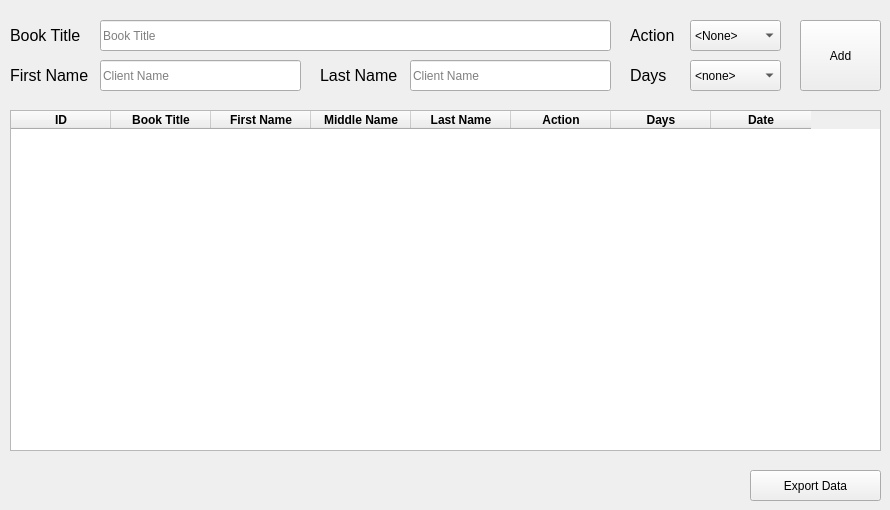
    <widget class="QWidget" name="tab">
     <attribute name="title">
      <string>Operations</string>
     </attribute>
     <widget class="QPushButton" name="pushButton_3">
      <property name="geometry">
       <rect>
        <x>800</x>
        <y>20</y>
        <width>81</width>
        <height>71</height>
       </rect>
      </property>
      <property name="text">
       <string>Add</string>
      </property>
      <property name="icon">
       <iconset resource="icons.qrc">
        <normaloff>:/icons/add.png</normaloff>:/icons/add.png</iconset>
      </property>
     </widget>
     <widget class="QTableWidget" name="tableWidget">
      <property name="geometry">
       <rect>
        <x>10</x>
        <y>110</y>
        <width>871</width>
        <height>341</height>
       </rect>
      </property>
      <property name="editTriggers">
       <set>QAbstractItemView::NoEditTriggers</set>
      </property>
      <property name="alternatingRowColors">
       <bool>true</bool>
      </property>
      <property name="selectionMode">
       <enum>QAbstractItemView::NoSelection</enum>
      </property>
      <property name="selectionBehavior">
       <enum>QAbstractItemView::SelectRows</enum>
      </property>
      <property name="sortingEnabled">
       <bool>true</bool>
      </property>
      <column>
       <property name="text">
        <string>ID</string>
       </property>
       <property name="font">
        <font>
         <weight>75</weight>
         <bold>true</bold>
        </font>
       </property>
      </column>
      <column>
       <property name="text">
        <string>Book Title</string>
       </property>
       <property name="font">
        <font>
         <weight>75</weight>
         <bold>true</bold>
        </font>
       </property>
      </column>
      <column>
       <property name="text">
        <string>First Name</string>
       </property>
       <property name="font">
        <font>
         <weight>75</weight>
         <bold>true</bold>
        </font>
       </property>
      </column>
      <column>
       <property name="text">
        <string>Middle Name</string>
       </property>
       <property name="font">
        <font>
         <weight>75</weight>
         <bold>true</bold>
        </font>
       </property>
      </column>
      <column>
       <property name="text">
        <string>Last Name</string>
       </property>
       <property name="font">
        <font>
         <weight>75</weight>
         <bold>true</bold>
        </font>
       </property>
      </column>
      <column>
       <property name="text">
        <string>Action</string>
       </property>
       <property name="font">
        <font>
         <weight>75</weight>
         <bold>true</bold>
        </font>
       </property>
      </column>
      <column>
       <property name="text">
        <string>Days</string>
       </property>
       <property name="font">
        <font>
         <weight>75</weight>
         <bold>true</bold>
        </font>
       </property>
      </column>
      <column>
       <property name="text">
        <string>Date</string>
       </property>
       <property name="font">
        <font>
         <weight>75</weight>
         <bold>true</bold>
        </font>
       </property>
      </column>
     </widget>
     <widget class="QLineEdit" name="lineEdit">
      <property name="geometry">
       <rect>
        <x>100</x>
        <y>20</y>
        <width>511</width>
        <height>31</height>
       </rect>
      </property>
      <property name="alignment">
       <set>Qt::AlignLeading|Qt::AlignLeft|Qt::AlignVCenter</set>
      </property>
      <property name="dragEnabled">
       <bool>true</bool>
      </property>
      <property name="placeholderText">
       <string>Book Title</string>
      </property>
      <property name="cursorMoveStyle">
       <enum>Qt::VisualMoveStyle</enum>
      </property>
      <property name="clearButtonEnabled">
       <bool>true</bool>
      </property>
     </widget>
     <widget class="QComboBox" name="comboBox">
      <property name="geometry">
       <rect>
        <x>690</x>
        <y>20</y>
        <width>91</width>
        <height>31</height>
       </rect>
      </property>
      <item>
       <property name="text">
        <string>&lt;None&gt;</string>
       </property>
      </item>
      <item>
       <property name="text">
        <string>Retreive</string>
       </property>
      </item>
      <item>
       <property name="text">
        <string>Withdraw</string>
       </property>
      </item>
      <item>
       <property name="text">
        <string>Return</string>
       </property>
      </item>
     </widget>
     <widget class="QComboBox" name="comboBox_2">
      <property name="geometry">
       <rect>
        <x>690</x>
        <y>60</y>
        <width>91</width>
        <height>31</height>
       </rect>
      </property>
      <item>
       <property name="text">
        <string>&lt;none&gt;</string>
       </property>
      </item>
      <item>
       <property name="text">
        <string>1</string>
       </property>
      </item>
      <item>
       <property name="text">
        <string>2</string>
       </property>
      </item>
      <item>
       <property name="text">
        <string>3</string>
       </property>
      </item>
      <item>
       <property name="text">
        <string>4</string>
       </property>
      </item>
      <item>
       <property name="text">
        <string>5</string>
       </property>
      </item>
      <item>
       <property name="text">
        <string>6</string>
       </property>
      </item>
      <item>
       <property name="text">
        <string>7</string>
       </property>
      </item>
      <item>
       <property name="text">
        <string>8</string>
       </property>
      </item>
      <item>
       <property name="text">
        <string>9</string>
       </property>
      </item>
      <item>
       <property name="text">
        <string>10</string>
       </property>
      </item>
      <item>
       <property name="text">
        <string>11</string>
       </property>
      </item>
      <item>
       <property name="text">
        <string>12</string>
       </property>
      </item>
      <item>
       <property name="text">
        <string>13</string>
       </property>
      </item>
      <item>
       <property name="text">
        <string>14</string>
       </property>
      </item>
     </widget>
     <widget class="QLabel" name="label">
      <property name="geometry">
       <rect>
        <x>630</x>
        <y>20</y>
        <width>51</width>
        <height>31</height>
       </rect>
      </property>
      <property name="font">
       <font>
        <pointsize>12</pointsize>
        <weight>50</weight>
        <bold>false</bold>
        <kerning>true</kerning>
       </font>
      </property>
      <property name="text">
       <string>Action</string>
      </property>
     </widget>
     <widget class="QLabel" name="label_2">
      <property name="geometry">
       <rect>
        <x>630</x>
        <y>60</y>
        <width>51</width>
        <height>31</height>
       </rect>
      </property>
      <property name="font">
       <font>
        <pointsize>12</pointsize>
        <weight>50</weight>
        <bold>false</bold>
       </font>
      </property>
      <property name="text">
       <string>Days</string>
      </property>
     </widget>
     <widget class="QLineEdit" name="lineEdit_21">
      <property name="geometry">
       <rect>
        <x>410</x>
        <y>60</y>
        <width>201</width>
        <height>31</height>
       </rect>
      </property>
      <property name="alignment">
       <set>Qt::AlignLeading|Qt::AlignLeft|Qt::AlignVCenter</set>
      </property>
      <property name="dragEnabled">
       <bool>true</bool>
      </property>
      <property name="placeholderText">
       <string>Client Name</string>
      </property>
      <property name="cursorMoveStyle">
       <enum>Qt::VisualMoveStyle</enum>
      </property>
      <property name="clearButtonEnabled">
       <bool>true</bool>
      </property>
     </widget>
     <widget class="QPushButton" name="pushButton_36">
      <property name="geometry">
       <rect>
        <x>750</x>
        <y>470</y>
        <width>131</width>
        <height>31</height>
       </rect>
      </property>
      <property name="text">
       <string>Export Data</string>
      </property>
      <property name="icon">
       <iconset resource="icons.qrc">
        <normaloff>:/icons/export.png</normaloff>:/icons/export.png</iconset>
      </property>
     </widget>
     <widget class="QLineEdit" name="lineEdit_27">
      <property name="geometry">
       <rect>
        <x>100</x>
        <y>60</y>
        <width>201</width>
        <height>31</height>
       </rect>
      </property>
      <property name="alignment">
       <set>Qt::AlignLeading|Qt::AlignLeft|Qt::AlignVCenter</set>
      </property>
      <property name="dragEnabled">
       <bool>true</bool>
      </property>
      <property name="placeholderText">
       <string>Client Name</string>
      </property>
      <property name="cursorMoveStyle">
       <enum>Qt::VisualMoveStyle</enum>
      </property>
      <property name="clearButtonEnabled">
       <bool>true</bool>
      </property>
     </widget>
     <widget class="QLabel" name="label_10">
      <property name="geometry">
       <rect>
        <x>10</x>
        <y>20</y>
        <width>81</width>
        <height>31</height>
       </rect>
      </property>
      <property name="font">
       <font>
        <pointsize>12</pointsize>
        <weight>50</weight>
        <bold>false</bold>
        <kerning>true</kerning>
       </font>
      </property>
      <property name="text">
       <string>Book Title</string>
      </property>
     </widget>
     <widget class="QLabel" name="label_26">
      <property name="geometry">
       <rect>
        <x>10</x>
        <y>60</y>
        <width>81</width>
        <height>31</height>
       </rect>
      </property>
      <property name="font">
       <font>
        <pointsize>12</pointsize>
        <weight>50</weight>
        <bold>false</bold>
        <kerning>true</kerning>
       </font>
      </property>
      <property name="text">
       <string>First Name</string>
      </property>
     </widget>
     <widget class="QLabel" name="label_29">
      <property name="geometry">
       <rect>
        <x>320</x>
        <y>60</y>
        <width>81</width>
        <height>31</height>
       </rect>
      </property>
      <property name="font">
       <font>
        <pointsize>12</pointsize>
        <weight>50</weight>
        <bold>false</bold>
        <kerning>true</kerning>
       </font>
      </property>
      <property name="text">
       <string>Last Name</string>
      </property>
     </widget>
    </widget>
